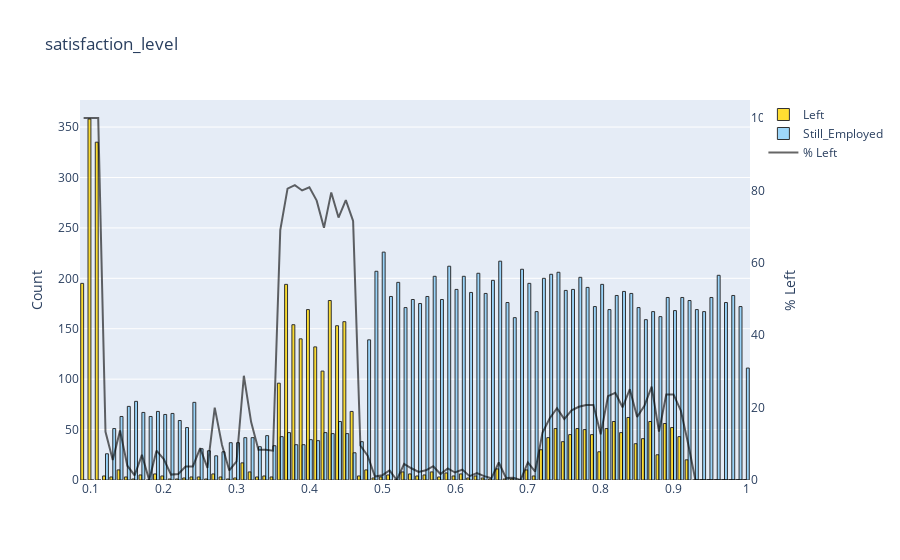
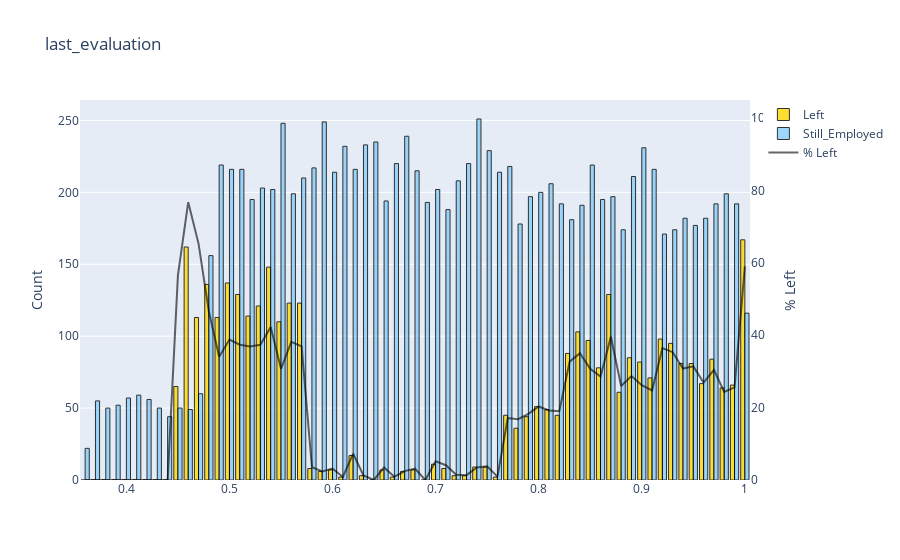
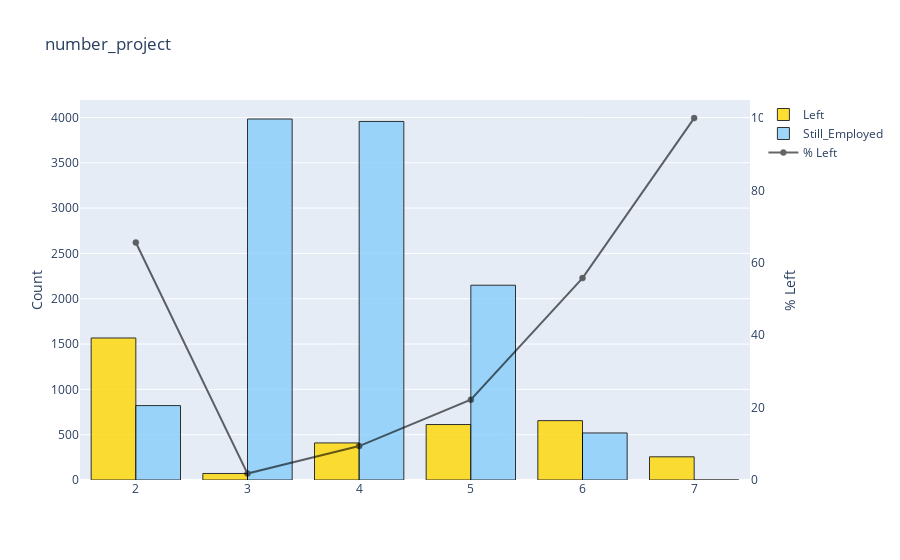
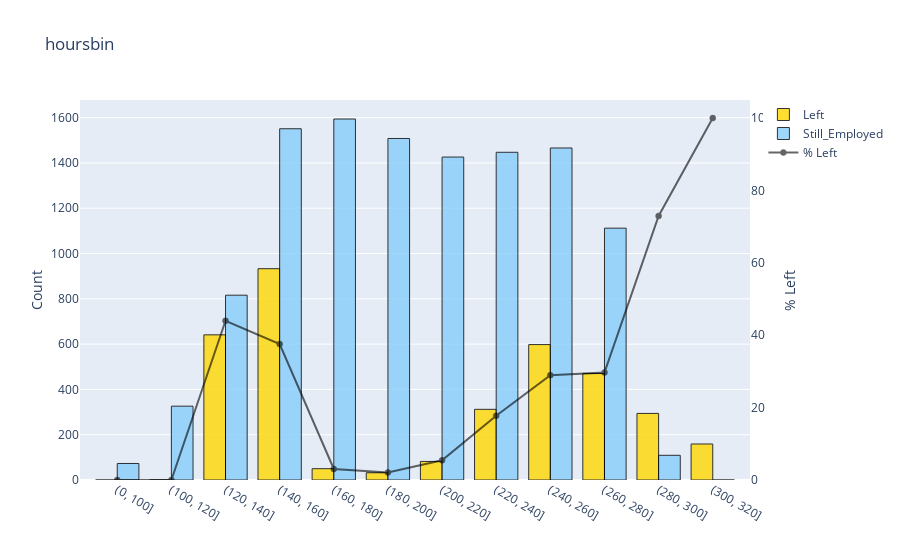

Notebook source saved alongside these figures, in order:
### Code cell
barplot('satisfaction_level')
barplot('last_evaluation')
barplot('number_project')
barplot('hoursbin')
barplot('time_spend_company')
barplot('Work_accident')
barplot('promotion_last_5years')
barplot('department')
barplot('salary')

### Figure 1 — Plotly figure (JSON) as saved in the notebook; plotly's stock layout.template omitted (floating-point values rounded to 4 significant figures)
{"data": [{"marker": {"color": "gold", "line": {"color": "#000000", "width": 1}}, "name": "Left", "opacity": 0.8, "type": "bar", "x": [0.09, 0.1, 0.11, 0.12, 0.13, 0.14, 0.15, 0.16, 0.17, 0.18, 0.19, 0.2, 0.21, 0.22, 0.23, 0.24, 0.25, 0.26, 0.27, 0.28, 0.29, 0.3, 0.31, 0.32, 0.33, 0.34, 0.35, 0.36, 0.37, 0.38, 0.39, 0.4, 0.41, 0.42, 0.43, 0.44, 0.45, 0.46, 0.47, 0.48, 0.49, 0.5, 0.51, 0.52, 0.53, 0.54, 0.55, 0.56, 0.57, 0.58, 0.59, 0.6, 0.61, 0.62, 0.63, 0.64, 0.65, 0.66, 0.67, 0.68, 0.69, 0.7, 0.71, 0.72, 0.73, 0.74, 0.75, 0.76, 0.77, 0.78, 0.79, 0.8, 0.81, 0.82, 0.83, 0.84, 0.85, 0.86, 0.87, 0.88, 0.89, 0.9, 0.91, 0.92, 0.93, 0.94, 0.95, 0.96, 0.97, 0.98, 0.99, 1], "y": [195, 358, 335, 4, 3, 10, 3, 1, 5, 0, 6, 4, 1, 1, 2, 3, 3, 1, 6, 3, 1, 2, 17, 8, 3, 4, 3, 96, 194, 154, 140, 169, 132, 108, 178, 153, 157, 68, 4, 10, 2, 3, 5, 0, 8, 6, 4, 5, 8, 3, 7, 4, 6, 2, 4, 2, 1, 11, 1, 1, 0, 10, 4, 30, 42, 51, 38, 45, 51, 50, 45, 28, 51, 58, 47, 62, 36, 41, 58, 25, 56, 52, 43, 20, 0, 0, 0, 0, 0, 0, 0, 0]}, {"marker": {"color": "lightskyblue", "line": {"color": "#000000", "width": 1}}, "name": "Still_Employed", "opacity": 0.8, "type": "bar", "x": [0.09, 0.1, 0.11, 0.12, 0.13, 0.14, 0.15, 0.16, 0.17, 0.18, 0.19, 0.2, 0.21, 0.22, 0.23, 0.24, 0.25, 0.26, 0.27, 0.28, 0.29, 0.3, 0.31, 0.32, 0.33, 0.34, 0.35, 0.36, 0.37, 0.38, 0.39, 0.4, 0.41, 0.42, 0.43, 0.44, 0.45, 0.46, 0.47, 0.48, 0.49, 0.5, 0.51, 0.52, 0.53, 0.54, 0.55, 0.56, 0.57, 0.58, 0.59, 0.6, 0.61, 0.62, 0.63, 0.64, 0.65, 0.66, 0.67, 0.68, 0.69, 0.7, 0.71, 0.72, 0.73, 0.74, 0.75, 0.76, 0.77, 0.78, 0.79, 0.8, 0.81, 0.82, 0.83, 0.84, 0.85, 0.86, 0.87, 0.88, 0.89, 0.9, 0.91, 0.92, 0.93, 0.94, 0.95, 0.96, 0.97, 0.98, 0.99, 1], "y": [0, 0, 0, 26, 51, 63, 73, 78, 67, 63, 68, 65, 66, 59, 52, 77, 31, 29, 24, 28, 37, 37, 42, 42, 33, 44, 34, 43, 47, 35, 35, 40, 39, 47, 46, 58, 46, 27, 38, 139, 207, 226, 182, 196, 171, 179, 175, 182, 202, 179, 212, 189, 202, 186, 205, 185, 198, 217, 176, 161, 209, 195, 167, 200, 204, 206, 188, 189, 201, 191, 172, 194, 169, 183, 187, 185, 171, 159, 167, 162, 181, 168, 181, 178, 169, 167, 181, 203, 176, 183, 172, 111]}, {"marker": {"color": "black", "line": {"color": "#000000", "width": 0.5}}, "name": "% Left", "opacity": 0.6, "type": "scatter", "x": [0.09, 0.1, 0.11, 0.12, 0.13, 0.14, 0.15, 0.16, 0.17, 0.18, 0.19, 0.2, 0.21, 0.22, 0.23, 0.24, 0.25, 0.26, 0.27, 0.28, 0.29, 0.3, 0.31, 0.32, 0.33, 0.34, 0.35, 0.36, 0.37, 0.38, 0.39, 0.4, 0.41, 0.42, 0.43, 0.44, 0.45, 0.46, 0.47, 0.48, 0.49, 0.5, 0.51, 0.52, 0.53, 0.54, 0.55, 0.56, 0.57, 0.58, 0.59, 0.6, 0.61, 0.62, 0.63, 0.64, 0.65, 0.66, 0.67, 0.68, 0.69, 0.7, 0.71, 0.72, 0.73, 0.74, 0.75, 0.76, 0.77, 0.78, 0.79, 0.8, 0.81, 0.82, 0.83, 0.84, 0.85, 0.86, 0.87, 0.88, 0.89, 0.9, 0.91, 0.92, 0.93, 0.94, 0.95, 0.96, 0.97, 0.98, 0.99, 1], "y": [100, 100, 100, 13.33, 5.556, 13.7, 3.947, 1.266, 6.944, 0, 8.108, 5.797, 1.493, 1.667, 3.704, 3.75, 8.824, 3.333, 20, 9.677, 2.632, 5.128, 28.81, 16, 8.333, 8.333, 8.108, 69.06, 80.5, 81.48, 80, 80.86, 77.19, 69.68, 79.46, 72.51, 77.34, 71.58, 9.524, 6.711, 0.9569, 1.31, 2.674, 0, 4.469, 3.243, 2.235, 2.674, 3.81, 1.648, 3.196, 2.073, 2.885, 1.064, 1.914, 1.07, 0.5025, 4.825, 0.565, 0.6173, 0, 4.878, 2.339, 13.04, 17.07, 19.84, 16.81, 19.23, 20.24, 20.75, 20.74, 12.61, 23.18, 24.07, 20.09, 25.1, 17.39, 20.5, 25.78, 13.37, 23.63, 23.64, 19.2, 10.1, 0, 0, 0, 0, 0, 0, 0, 0], "yaxis": "y2"}], "layout": {"title": {"text": "satisfaction_level"}, "yaxis": {"title": {"text": "Count"}}, "yaxis2": {"anchor": "x", "overlaying": "y", "range": [0, 105], "showgrid": false, "side": "right", "title": {"text": "% Left"}, "zeroline": false}}}

### Figure 2 — Plotly figure (JSON) as saved in the notebook; plotly's stock layout.template omitted (floating-point values rounded to 4 significant figures)
{"data": [{"marker": {"color": "gold", "line": {"color": "#000000", "width": 1}}, "name": "Left", "opacity": 0.8, "type": "bar", "x": [0.36, 0.37, 0.38, 0.39, 0.4, 0.41, 0.42, 0.43, 0.44, 0.45, 0.46, 0.47, 0.48, 0.49, 0.5, 0.51, 0.52, 0.53, 0.54, 0.55, 0.56, 0.57, 0.58, 0.59, 0.6, 0.61, 0.62, 0.63, 0.64, 0.65, 0.66, 0.67, 0.68, 0.69, 0.7, 0.71, 0.72, 0.73, 0.74, 0.75, 0.76, 0.77, 0.78, 0.79, 0.8, 0.81, 0.82, 0.83, 0.84, 0.85, 0.86, 0.87, 0.88, 0.89, 0.9, 0.91, 0.92, 0.93, 0.94, 0.95, 0.96, 0.97, 0.98, 0.99, 1], "y": [0, 0, 0, 0, 0, 0, 0, 0, 0, 65, 162, 113, 136, 113, 137, 129, 114, 121, 148, 110, 123, 123, 8, 6, 7, 2, 17, 3, 0, 7, 2, 6, 7, 0, 11, 8, 3, 3, 9, 9, 2, 45, 36, 44, 51, 49, 45, 88, 103, 97, 78, 129, 61, 85, 82, 71, 98, 95, 81, 81, 67, 84, 64, 66, 167]}, {"marker": {"color": "lightskyblue", "line": {"color": "#000000", "width": 1}}, "name": "Still_Employed", "opacity": 0.8, "type": "bar", "x": [0.36, 0.37, 0.38, 0.39, 0.4, 0.41, 0.42, 0.43, 0.44, 0.45, 0.46, 0.47, 0.48, 0.49, 0.5, 0.51, 0.52, 0.53, 0.54, 0.55, 0.56, 0.57, 0.58, 0.59, 0.6, 0.61, 0.62, 0.63, 0.64, 0.65, 0.66, 0.67, 0.68, 0.69, 0.7, 0.71, 0.72, 0.73, 0.74, 0.75, 0.76, 0.77, 0.78, 0.79, 0.8, 0.81, 0.82, 0.83, 0.84, 0.85, 0.86, 0.87, 0.88, 0.89, 0.9, 0.91, 0.92, 0.93, 0.94, 0.95, 0.96, 0.97, 0.98, 0.99, 1], "y": [22, 55, 50, 52, 57, 59, 56, 50, 44, 50, 49, 60, 156, 219, 216, 216, 195, 203, 202, 248, 199, 210, 217, 249, 214, 232, 216, 233, 235, 194, 220, 239, 215, 193, 202, 188, 208, 220, 251, 229, 214, 218, 178, 197, 200, 206, 192, 181, 191, 219, 195, 197, 174, 211, 231, 216, 171, 174, 182, 177, 182, 192, 199, 192, 116]}, {"marker": {"color": "black", "line": {"color": "#000000", "width": 0.5}}, "name": "% Left", "opacity": 0.6, "type": "scatter", "x": [0.36, 0.37, 0.38, 0.39, 0.4, 0.41, 0.42, 0.43, 0.44, 0.45, 0.46, 0.47, 0.48, 0.49, 0.5, 0.51, 0.52, 0.53, 0.54, 0.55, 0.56, 0.57, 0.58, 0.59, 0.6, 0.61, 0.62, 0.63, 0.64, 0.65, 0.66, 0.67, 0.68, 0.69, 0.7, 0.71, 0.72, 0.73, 0.74, 0.75, 0.76, 0.77, 0.78, 0.79, 0.8, 0.81, 0.82, 0.83, 0.84, 0.85, 0.86, 0.87, 0.88, 0.89, 0.9, 0.91, 0.92, 0.93, 0.94, 0.95, 0.96, 0.97, 0.98, 0.99, 1], "y": [0, 0, 0, 0, 0, 0, 0, 0, 0, 56.52, 76.78, 65.32, 46.58, 34.04, 38.81, 37.39, 36.89, 37.35, 42.29, 30.73, 38.2, 36.94, 3.556, 2.353, 3.167, 0.8547, 7.296, 1.271, 0, 3.483, 0.9009, 2.449, 3.153, 0, 5.164, 4.082, 1.422, 1.345, 3.462, 3.782, 0.9259, 17.11, 16.82, 18.26, 20.32, 19.22, 18.99, 32.71, 35.03, 30.7, 28.57, 39.57, 25.96, 28.72, 26.2, 24.74, 36.43, 35.32, 30.8, 31.4, 26.91, 30.43, 24.33, 25.58, 59.01], "yaxis": "y2"}], "layout": {"title": {"text": "last_evaluation"}, "yaxis": {"title": {"text": "Count"}}, "yaxis2": {"anchor": "x", "overlaying": "y", "range": [0, 105], "showgrid": false, "side": "right", "title": {"text": "% Left"}, "zeroline": false}}}

### Figure 3 — Plotly figure (JSON) as saved in the notebook; plotly's stock layout.template omitted (floating-point values rounded to 4 significant figures)
{"data": [{"marker": {"color": "gold", "line": {"color": "#000000", "width": 1}}, "name": "Left", "opacity": 0.8, "type": "bar", "x": [2, 3, 4, 5, 6, 7], "y": [1567, 72, 409, 612, 655, 256]}, {"marker": {"color": "lightskyblue", "line": {"color": "#000000", "width": 1}}, "name": "Still_Employed", "opacity": 0.8, "type": "bar", "x": [2, 3, 4, 5, 6, 7], "y": [821, 3983, 3956, 2149, 519, 0]}, {"marker": {"color": "black", "line": {"color": "#000000", "width": 0.5}}, "name": "% Left", "opacity": 0.6, "type": "scatter", "x": [2, 3, 4, 5, 6, 7], "y": [65.62, 1.776, 9.37, 22.17, 55.79, 100], "yaxis": "y2"}], "layout": {"title": {"text": "number_project"}, "yaxis": {"title": {"text": "Count"}}, "yaxis2": {"anchor": "x", "overlaying": "y", "range": [0, 105], "showgrid": false, "side": "right", "title": {"text": "% Left"}, "zeroline": false}}}

### Figure 4 — Plotly figure (JSON) as saved in the notebook; plotly's stock layout.template omitted (floating-point values rounded to 4 significant figures)
{"data": [{"marker": {"color": "gold", "line": {"color": "#000000", "width": 1}}, "name": "Left", "opacity": 0.8, "type": "bar", "x": ["(0, 100]", "(100, 120]", "(120, 140]", "(140, 160]", "(160, 180]", "(180, 200]", "(200, 220]", "(220, 240]", "(240, 260]", "(260, 280]", "(280, 300]", "(300, 320]"], "y": [0, 0, 641, 933, 50, 32, 82, 312, 598, 470, 294, 159]}, {"marker": {"color": "lightskyblue", "line": {"color": "#000000", "width": 1}}, "name": "Still_Employed", "opacity": 0.8, "type": "bar", "x": ["(0, 100]", "(100, 120]", "(120, 140]", "(140, 160]", "(160, 180]", "(180, 200]", "(200, 220]", "(220, 240]", "(240, 260]", "(260, 280]", "(280, 300]", "(300, 320]"], "y": [73, 326, 816, 1551, 1594, 1508, 1426, 1447, 1466, 1112, 109, 0]}, {"marker": {"color": "black", "line": {"color": "#000000", "width": 0.5}}, "name": "% Left", "opacity": 0.6, "type": "scatter", "x": ["(0, 100]", "(100, 120]", "(120, 140]", "(140, 160]", "(160, 180]", "(180, 200]", "(200, 220]", "(220, 240]", "(240, 260]", "(260, 280]", "(280, 300]", "(300, 320]"], "y": [0, 0, 43.99, 37.56, 3.041, 2.078, 5.438, 17.74, 28.97, 29.71, 72.95, 100], "yaxis": "y2"}], "layout": {"title": {"text": "hoursbin"}, "yaxis": {"title": {"text": "Count"}}, "yaxis2": {"anchor": "x", "overlaying": "y", "range": [0, 105], "showgrid": false, "side": "right", "title": {"text": "% Left"}, "zeroline": false}}}
